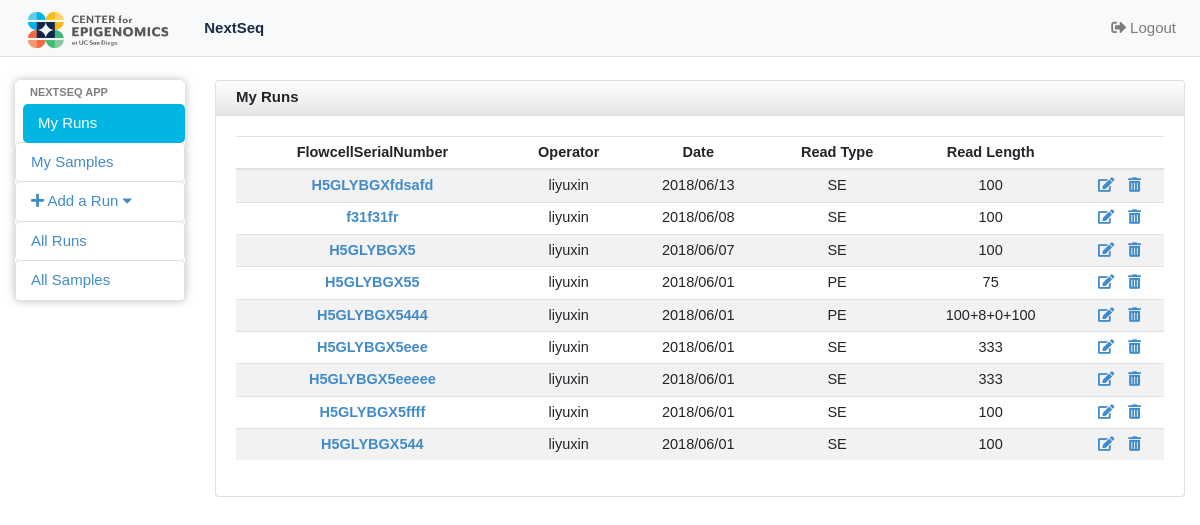
The page /nextseq_app/myruns/ (signed in) on the database as committed earlier.
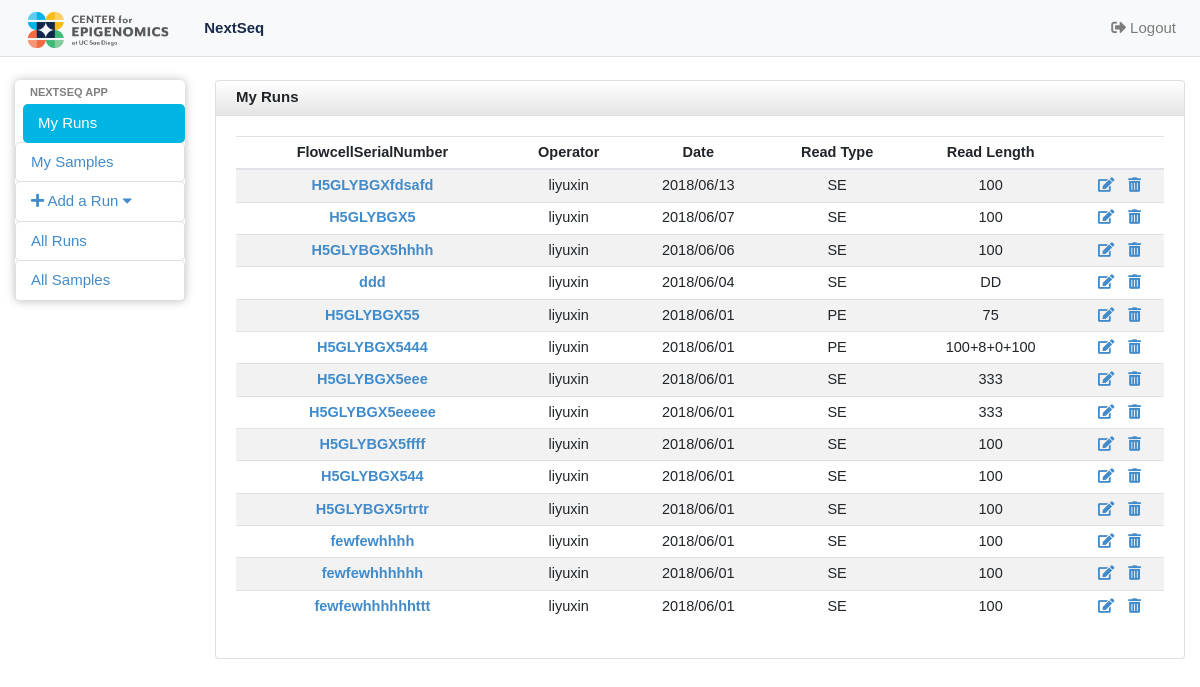
The same page on the database as committed later.
### nextseq_app/models.py (models this page shows, shortened)
class RunInfo(models.Model):
	Flowcell_ID  = models.CharField(max_length=200,unique=True, help_text='Please enter the FlowcellSerialNumber, like H5GLYBGX5')
	operator = models.ForeignKey(User, on_delete=models.CASCADE)
	date = models.DateField('I did this run on...',help_text='If the datepicker is not working, please enter in this form: yyyy-mm-dd, like 2018-04-03',blank=True,null=True)
	read_type_choice = (('SE','Single-end'),('PE','Paired-end'))
	read_type = models.CharField(max_length=2,choices=read_type_choice)
	read_length = models.CharField(max_length=50)
	class Meta:
		ordering = ['-date']

### nextseq_app/views.py (the view)
# urls.py: path('myruns/', views.IndexView,name='userruns'),
@login_required
def IndexView(request):
	RunInfo_list = RunInfo.objects.filter(operator=request.user)
	return render(request, 'nextseq_app/userrunsinfo.html', {'RunInfo_list': RunInfo_list})

### nextseq_app/templates/nextseq_app/userrunsinfo.html (shortened to what this page needs)
{% extends 'nextseq_app/base.html' %}
{% block body %}
{% load static %}
<div id="wrapper">
  <nav class="navbar navbar-expand-lg navbar-default navbar-light bg-light fixed-top borderline">
    <a class="navbar-brand" href="#"><img alt="Charisma Logo" src="{% static 'nextseq_app/images/CFE_Brandmark-01.png' %}" class="crop" margin="-200px 0 -200px 0" width=auto height=50 /></a>
    <div class="collapse navbar-collapse" id="navbarNavDropdown">
      <ul class="navbar-nav">
        <li class="nav-item">
          <a class="nav-link active" href="{% url 'nextseq_app:userruns' %}"> NextSeq <span class="sr-only">(current)</span></a>
        </li>
      </ul>
      <ul class="navbar-nav ml-auto">
        <li class="nav-item">
          <a class="nav-link" href="{% url 'nextseq_app:logout' %}"><i class="fas fa-sign-out-alt"></i> Logout</a>
        </li>
      </ul>
    </div>
  </nav>
  <div class="container-fluid">
    <div class="row">
      <div id="sidebar" class="col-sm-2 col-md-2 col-lg-2" role="navigation">
        <div class="list-group">
          <li class="sidebar-header">Nextseq App</li>
          <a href="{% url 'nextseq_app:userruns' %}" class="list-group-item list-group-item-action-custom active">My Runs</a>
          <a href="{% url 'nextseq_app:usersamples' %}" class="list-group-item list-group-item-action-custom" >My Samples</a>
          <a href="#addrun" class="list-group-item list-group-item-action-custom" data-toggle="collapse" ><i class="fas fa-plus"></i> Add a Run <i class="fa fa-caret-down"></i></a>
          <a href="{% url 'nextseq_app:allruns' %}" class="list-group-item list-group-item-action-custom">All Runs</a>
          <a href="{% url 'nextseq_app:allsamples' %}" class="list-group-item list-group-item-action-custom" >All Samples</a>
        </div>
      </div>
      <div id="content" class="col-sm-10 col-md-10 col-lg-10">
        <div class="card">
          <div class="card-header fortable">
            My Runs
          </div>
          <div class="card-body">
            <table class="table table-striped table-sm datatable text-center">
              <thead>
                <tr>
                  <th scope="col">FlowcellSerialNumber</th>
                  <th scope="col">Operator</th>
                  <th scope="col">Date</th>
                  <th scope="col">Read Type</th>
                  <th scope="col">Read Length</th>
                  <th scope="col"></th>
                </tr>
              </thead>
              <tbody>
                {% for Run in RunInfo_list %}
                <tr>
                <td><a href="{% url 'nextseq_app:rundetail' Run.pk %}"> {{ Run.Flowcell_ID }} </a></td>
                  <td>{{ Run.operator }}</td>
                  <td>{{ Run.date|date:"Y/m/d" }}</td>
                  <td>{{ Run.read_type }}</td>
                  <td>{{ Run.read_length }}</td>
                  <td>
                    <a class="spacing" href="{% url 'nextseq_app:run_update' username=user.username run_pk=Run.id %}"><i class="fas fa-edit"></i></a>
                    <a onclick="return confirm('Are you sure you want to delete {{ Run.Flowcell_ID }} ?');" href="{% url 'nextseq_app:run_delete2' Run.id %}"><i class="fas fa-trash-alt"></i></a>
                </td>
                </tr>
                {% empty %}
                <li>No Runs yet.</li>
                {% endfor %}
              </tbody>
            </table>
          </div>
        </div>
      </div>
    </div>
  </div>
</div>
{% endblock %}

Rows that differ between the two databases and show on the page:
removed RunInfo: Flowcell_ID "f31f31fr", operator "liyuxin", date "2018/06/08", read_type "SE", read_length "100"
added RunInfo: Flowcell_ID "H5GLYBGX5hhhh", operator "liyuxin", date "2018/06/06", read_type "SE", read_length "100"
added RunInfo: Flowcell_ID "ddd", operator "liyuxin", date "2018/06/04", read_type "SE", read_length "DD"
added RunInfo: Flowcell_ID "H5GLYBGX5rtrtr", operator "liyuxin", date "2018/06/01", read_type "SE", read_length "100"
added RunInfo: Flowcell_ID "fewfewhhhh", operator "liyuxin", date "2018/06/01", read_type "SE", read_length "100"
added RunInfo: Flowcell_ID "fewfewhhhhhh", operator "liyuxin", date "2018/06/01", read_type "SE", read_length "100"
added RunInfo: Flowcell_ID "fewfewhhhhhhttt", operator "liyuxin", date "2018/06/01", read_type "SE", read_length "100"
